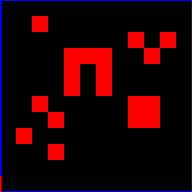

A 2D game scene composited from a Tiled map and its tileset images. What follows is a short description and the map's XML, with every tile layer's data as written:
An orthogonal 12x12 tile map with 16x16 px tiles, 3 tile layers (Camada de Tiles 1, Camada de Tiles 2, Camada de Tiles 3).

<map version="2017.05.16" orientation="orthogonal" renderorder="right-down" width="12" height="12" tilewidth="16" tileheight="16" nextobjectid="1">
 <tileset firstgid="1" source="../../../objects/hitbox.tsx" />
 <layer name="Camada de Tiles 1" width="12" height="12">
  <data encoding="csv">
1,1,1,1,1,1,1,1,1,1,1,1,
1,1,2,1,1,1,1,1,1,1,1,1,
1,1,1,1,1,1,1,1,2,1,2,1,
1,1,1,1,2,2,2,1,1,2,1,1,
1,1,1,1,2,1,2,1,1,1,1,1,
1,1,1,1,2,1,2,1,1,1,1,1,
1,1,2,1,1,1,1,1,2,2,1,1,
1,1,1,2,1,1,1,1,2,2,1,1,
1,2,1,1,1,1,1,1,1,1,1,1,
1,1,1,2,1,1,1,1,1,1,1,1,
1,1,1,1,1,1,1,1,1,1,1,1,
1,1,1,1,1,1,1,1,1,1,1,1
</data>
 </layer>
 <layer name="Camada de Tiles 2" width="12" height="12">
  <data encoding="csv">
9,10,10,10,10,10,10,10,10,10,10,10,
9,0,0,0,0,0,0,0,0,0,0,11,
9,0,0,0,0,0,0,0,0,0,0,11,
9,0,0,0,0,0,0,0,0,0,0,11,
9,0,0,0,0,0,0,0,0,0,0,11,
9,0,0,0,0,0,0,0,0,0,0,11,
9,0,0,0,0,0,0,0,0,0,0,11,
9,0,0,0,0,0,0,0,0,0,0,11,
9,0,0,0,0,0,0,0,0,0,0,11,
9,0,0,0,0,0,0,0,0,0,0,11,
9,0,0,0,0,0,0,0,0,0,0,11,
12,12,12,12,12,12,12,12,12,12,12,12
</data>
 </layer>
 <layer name="Camada de Tiles 3" width="12" height="12">
  <data encoding="csv">
10,0,0,0,0,0,0,0,0,0,0,11,
0,0,0,0,0,0,0,0,0,0,0,0,
0,0,0,0,0,0,0,0,0,0,0,0,
0,0,0,0,0,0,0,0,0,0,0,0,
0,0,0,0,0,0,0,0,0,0,0,0,
0,0,0,0,0,0,0,0,0,0,0,0,
0,0,0,0,0,0,0,0,0,0,0,0,
0,0,0,0,0,0,0,0,0,0,0,0,
0,0,0,0,0,0,0,0,0,0,0,0,
0,0,0,0,0,0,0,0,0,0,0,0,
0,0,0,0,0,0,0,0,0,0,0,0,
5,0,0,0,0,0,0,0,0,0,0,11
</data>
 </layer>
</map>
